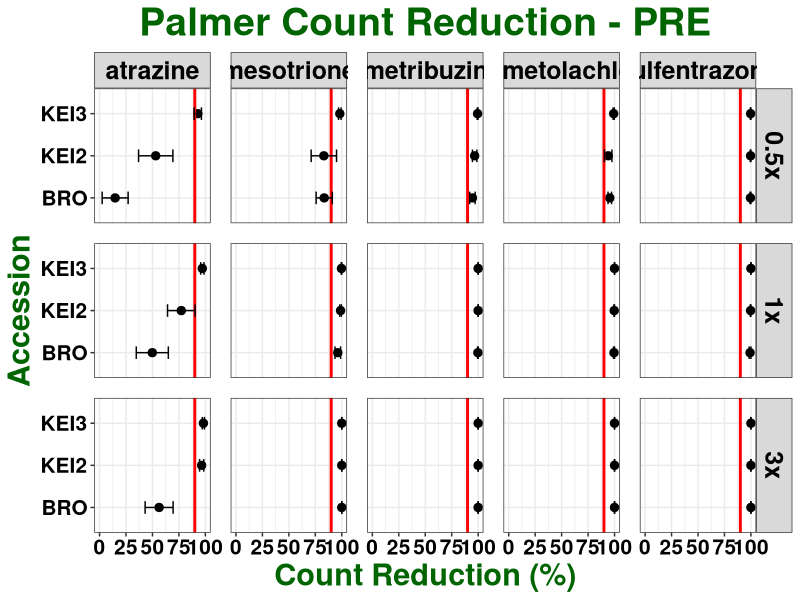

Write R code to recreate this figure. (Note: this script raises an error after producing the figure.)
## ---- chunk 1

knitr::opts_chunk$set(echo = TRUE)
library(dplyr)
library(ggplot2)
library(ggpubr)

## ---- chunk 2

palmer <- read.csv("All PRE_Reduction.csv")

str(palmer)

palmer$run <- as.factor(palmer$run)

palmer$pop <- as.factor(palmer$pop)

palmer$herb <- as.factor(palmer$herb)

palmer$rate <- as.factor(palmer$rate)

palmer$rep <- as.factor(palmer$rep)

str(palmer)

## ---- chunk 3

summary <- palmer %>% 
  group_by(pop, herb, rate) %>% 
  summarise(n = sum(!is.na(count_red)), 
            mean = mean(count_red, na.rm = TRUE), 
            sd = sd(count_red, na.rm = TRUE),
            se = sd / sqrt(n),
            CI = qnorm(1- 0.05/2) * se)

summary$herb <- factor(summary$herb,
                       levels = c("atrazine", "mesotrione", "metribuzin", "s-metolachlor", "sulfentrazone"))

summary
            
## ---- chunk 4

ggplot(summary, aes(x = mean*100, y = pop)) + 
  xlim(0, 100) + 
  geom_point(size = 2.5) + 
  geom_vline(xintercept = 90, size = 1, colour = "red") +
  geom_errorbar(aes(xmin = (mean*100) - (se*100), xmax = (mean*100) + (se*100), width = 0.3)) + 
  facet_grid(rate ~ herb, labeller = label_value) +
  labs(title = "Palmer Count Reduction - PRE", x = "Count Reduction (%)", y = "Accession") + 
  theme_bw() + 
  theme (plot.title = element_text(face = "bold", hjust = 0.5, size = 28, colour = "darkgreen"), 
         axis.title = element_text(face = "bold", size = 22, colour = "darkgreen"), 
         axis.text = element_text(face = "bold", size = 15, colour = "black"),
         strip.text = element_text(face = "bold", size = 18, colour = "black"),
         panel.spacing = unit(1.0, "lines")) +
  ggsave("RAW COUNTRED_POPxHERBxRATE.jpeg", units="in", width=15, height=5, dpi=600)

